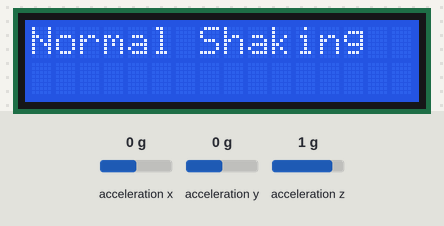
This sketch was run on a simulated Arduino Uno, built with avr-gcc and run on an emulated ATmega328P. Shown: 16×2 character LCD. The inputs (shaded band) are chosen by the test bench; at power-on: acceleration x 0 g, acceleration y 0 g, acceleration z 1 g. What the sketch prints to the serial monitor is not drawn.

Above: at 1.9 s.
2.0 s: acceleration x set to -1.4 g
At 4.4 s:
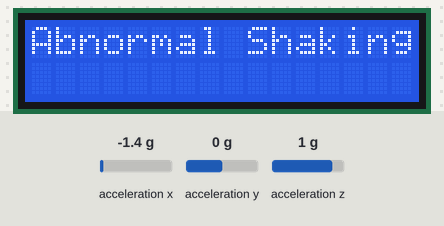
5.0 s: acceleration x set to -0.8 g
At 7.7 s:
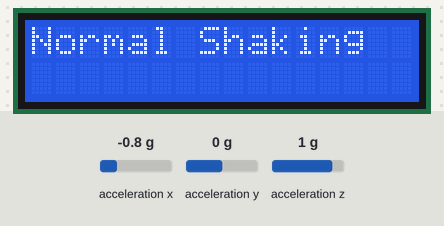
8.0 s: acceleration x set to 1.4 g
At 10.1 s:
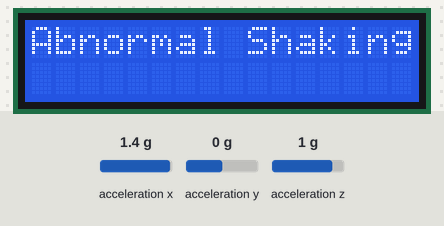
Timing chart, 0 to 11.6 s (numbered marks = the images above; inputs shaded):
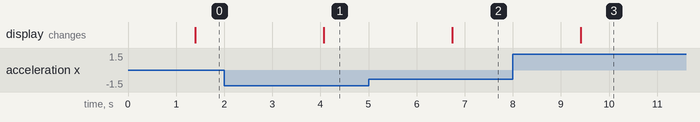

The sketch:

K_Nearest_Neighbors_Vending_Machine.ino
```cpp
#include <Arduino.h>
#include <math.h>
#include <LiquidCrystal.h>
#include "Object.h"

#include <Wire.h>
#include <SPI.h>
#include <Adafruit_LIS3DH.h>
#include <Adafruit_Sensor.h>

// LCD Screen
const int rs = 12, en = 11, d4 = 5, d5 = 4, d6 = 3, d7 = 2;
LiquidCrystal lcd(rs, en, d4, d5, d6, d7);
String lcd_current = "";

// Accelerometer
Adafruit_LIS3DH lis = Adafruit_LIS3DH();

// Category definitions
const int NUM_OF_CATEGORIES = 2;
String ObjectCategories[NUM_OF_CATEGORIES] = {"Normal Shaking", "Abnormal Shaking"};

// Used for test code
int test_num = 0;

// Sensor MIN/MAX Values
const float x_accel_diff_MIN = -10;
const float x_accel_diff_MAX = 10;

const float y_accel_diff_MIN = -10;
const float y_accel_diff_MAX = 10;

const float z_accel_diff_MIN = -12;
const float z_accel_diff_MAX = 7.5;

// Define Accelerometer Variables
float x_resting_avg;
float y_resting_avg;
float z_resting_avg;

float x_tolerance;
float y_tolerance;
float z_tolerance;

// Number of values to detect
const int length_detect_values = 100;

// Amount of time between values (ms)
const int time_between_values = 10;

// K Nearest Neighbors
#define K_Parameter 3

// Setup knownObjects
#define NUM_OF_KNOWN_OBJECTS 8
Object knownObjects[NUM_OF_KNOWN_OBJECTS];

// Rescale a value to 0-1 range
float RescaleValue(float value, const float min, const float max) {
    return (value-min)/(max-min);
}

// Rescale object features
Object RescaleObject(Object object) {
    Object rescaledObject;
    rescaledObject.category = object.category;
    rescaledObject.x_accel_diff = RescaleValue(object.x_accel_diff, x_accel_diff_MIN, x_accel_diff_MAX);
    rescaledObject.y_accel_diff = RescaleValue(object.y_accel_diff, y_accel_diff_MIN, y_accel_diff_MAX);
    rescaledObject.z_accel_diff = RescaleValue(object.z_accel_diff, z_accel_diff_MIN, z_accel_diff_MAX);
    return rescaledObject;
}

// Add an object to the known objects array
void AddToKnownObjects(int i, String category, float x_accel_diff, float y_accel_diff, float z_accel_diff) {
    knownObjects[i].category = category;
    knownObjects[i].x_accel_diff = x_accel_diff;
    knownObjects[i].y_accel_diff = y_accel_diff;
    knownObjects[i].z_accel_diff = z_accel_diff;
    knownObjects[i] = RescaleObject(knownObjects[i]);
}

// Insert all Known objects into the array
void PopulateKnownObjects() {
    // Even indices for "Normal Shaking"
    AddToKnownObjects(0, "Normal Shaking", 0.26, 0.15, 0.27);
    AddToKnownObjects(2, "Normal Shaking", 0.31, 0.74, 1.11);
    AddToKnownObjects(4, "Normal Shaking", 0.19, 2.46, 2.35);
    AddToKnownObjects(6, "Normal Shaking", 0.29, 2.47, 1.59);

    // Odd indices for "Abnormal Shaking"
    AddToKnownObjects(1, "Abnormal Shaking", 4.74, 1.60, 6.74);
    AddToKnownObjects(3, "Abnormal Shaking", 2.06, 4.61, 12.33);
    AddToKnownObjects(5, "Abnormal Shaking", 6.31, 2.11, 8.31);
    AddToKnownObjects(7, "Abnormal Shaking", 3.82, 4.42, 8.67);
}

/* PHASE 1: FEATURE EXTRACTION */

// Takes the features from the current object and converts them to strings and integers
Object FeatureExtraction() {
    Object inputObject;

    // Accelerometer set min/max
    float xMin = x_resting_avg - x_tolerance;
    float xMax = x_resting_avg + x_tolerance;

    float yMin = y_resting_avg - y_tolerance;
    float yMax = y_resting_avg + y_tolerance;

    float zMin = z_resting_avg - z_tolerance;
    float zMax = z_resting_avg + z_tolerance;

    // Accelerometer definitions
    float xTemp, yTemp, zTemp;

    // Get the max and min of x, y, and z for length_detect_values.
    for(int i = 0; i < length_detect_values; ++i) {
        lis.read();
        sensors_event_t event;
        lis.getEvent(&event);

        xTemp = event.acceleration.x;
        yTemp = event.acceleration.y;
        zTemp = event.acceleration.z;

        if(xTemp > xMax) {
            xMax = xTemp;
        }
        else if(xTemp < xMin) {
            xMin = xTemp;
        }

        if(yTemp > yMax) {
            yMax = yTemp;
        }
        else if(yTemp < yMin) {
            yMin = yTemp;
        }

        if(zTemp > zMax) {
            zMax = zTemp;
        }
        else if(xTemp < xMin) {
            zMin = zTemp;
        }
        delay(time_between_values);
    }

    // Calculate the difference between max and resting and min and resting.
    inputObject.x_accel_diff = abs(abs(xMin - x_resting_avg) - abs(xMax - x_resting_avg));
    inputObject.y_accel_diff = abs(abs(yMin - y_resting_avg) - abs(yMax - y_resting_avg));
    inputObject.z_accel_diff = abs(abs(zMin - z_resting_avg) - abs(zMax - z_resting_avg));

    Serial.print("X difference: "); Serial.println(inputObject.x_accel_diff);
    Serial.print("Y difference: "); Serial.println(inputObject.y_accel_diff);
    Serial.print("Z difference: "); Serial.println(inputObject.z_accel_diff);

    return RescaleObject(inputObject);
}

/* PHASE 2: CLASSIFICATION */

// Computes the euclidean distance between the known and the current object's features
float ComputeDistanceofObjects(Object object1, Object object2) {
    float x_accel_diff_dist = (object1.x_accel_diff - object2.x_accel_diff);
    float y_accel_diff_dist = (object1.y_accel_diff - object2.y_accel_diff);
    float z_accel_diff_dist = (object1.z_accel_diff - object2.z_accel_diff);
    float dist = pow(x_accel_diff_dist, 2) + pow(y_accel_diff_dist, 2) + pow(z_accel_diff_dist, 2);
    dist = sqrt(dist);
    return dist;
}

// Sorts all the provided distances from small to large
void Sort(float* distances, String* categories) {
    float temp_dist;
    String temp_category;
    for(int i = NUM_OF_KNOWN_OBJECTS - 1; i >= 0; --i) {
        for(int j = 0; j < i; ++j) {
            if(distances[i] < distances[j]) {
                temp_dist = distances[i];
                distances[i] = distances[j];
                distances[j] = temp_dist;
                temp_category = categories[i];
                categories[i] = categories[j];
                categories[j] = temp_category;
            }
        }
    }
}

// Implementation of KNN algorithm
// It takes an input object and a list of known objects and predicts the category of the input object.
String ClassifyKNN(Object inputObject, Object knownObjects[]) {
    int count = 0;
    int max_count = 0;
    String most_frequent_category;

    Object kNearestObjects[K_Parameter];
    float distances[NUM_OF_KNOWN_OBJECTS];
    String categories[NUM_OF_KNOWN_OBJECTS];

    // Compute the distance of each known object to the input object
    for(int i = 0; i < NUM_OF_KNOWN_OBJECTS; ++i) {
        distances[i] = ComputeDistanceofObjects(inputObject, knownObjects[i]);
        categories[i] = knownObjects[i].category;
    }

    // Sort distances in ascending order
    Sort(distances, categories);

    // Find out which object type occurs most frequently
    for(int i = 0; i < NUM_OF_CATEGORIES; ++i) {
        count = 0;
        for(int j = 0; j < K_Parameter; ++j) {
            if(categories[j] == ObjectCategories[i]) {
                count++;
            }
        }
        if(count > max_count) {
            max_count = count;
            most_frequent_category = ObjectCategories[i];
        }
    }

    return most_frequent_category;
}

/* PHASE 3: ACTUATION */

// Prints the type of object that is being passed through the project
void Actuation(String category) {
    if(category != "") {
        for(int i = 0; i < NUM_OF_CATEGORIES; ++i) {
            if(category == ObjectCategories[i]) {
                Serial.println(category);

                // If the category has changed, print the new category to LCD
                if(lcd_current != category) {
                  lcd.setCursor(0,0);
                  lcd.print("                ");
                  lcd.setCursor(0,0);
                  lcd.print(category);
                  delay(500);
                  lcd_current = category;
                }
            }
        }
    }
}

// Accelerometer Calibration
void CalibrateSystem() {
    Serial.println("Calibrating System, do not move machine.");

    float x_sum = 0;
    float y_sum = 0;
    float z_sum = 0;
    float x_min, x_max, y_min, y_max, z_min, z_max;
    float x_temp, y_temp, z_temp;

    lis.read();

    sensors_event_t event;
    lis.getEvent(&event);

    x_min = event.acceleration.x;
    x_max = event.acceleration.x;
    y_min = event.acceleration.y;
    y_max = event.acceleration.y;
    z_min = event.acceleration.z;
    z_max = event.acceleration.z;

    for(int i = 0; i < 50; ++i) {
        lis.read();

        sensors_event_t event;
        lis.getEvent(&event);

        x_temp = event.acceleration.x;
        y_temp = event.acceleration.y;
        z_temp = event.acceleration.z;

        if(x_temp > x_max) {
            x_max = x_temp;
        }
        else if(x_temp < x_min) {
            x_min = x_temp;
        }
        if(y_temp > y_max) {
            y_max = y_temp;
        }
        else if(y_temp < y_min) {
            y_min = y_temp;
        }
        if(z_temp > z_max) {
            z_max = z_temp;
        }
        else if(z_temp < z_min) {
            z_min = z_temp;
        }

        x_sum += x_temp;
        y_sum += y_temp;
        z_sum += z_temp;
    }
    x_resting_avg = x_sum / 50;
    y_resting_avg = y_sum / 50;
    z_resting_avg = z_sum / 50;

    // Tolerance will be absolute difference between min and max value / 2, so that the acceptable resting range is the measured resting min and max.
    x_tolerance = abs(x_min - x_max)/2;
    y_tolerance = abs(y_min - y_max)/2;
    z_tolerance = abs(z_min - z_max)/2;

    Serial.println("System Calibrated");
    Serial.print("X resting avg: "); Serial.println(x_resting_avg);
    Serial.print("Y resting avg: "); Serial.println(y_resting_avg);
    Serial.print("Z resting avg: "); Serial.println(z_resting_avg);
    Serial.print("X tolerance: "); Serial.println(x_tolerance);
    Serial.print("Y tolerance: "); Serial.println(y_tolerance);
    Serial.print("Z tolerance: "); Serial.println(z_tolerance);
}

void setup() {
    Serial.begin(9600);

    PopulateKnownObjects();

    // LCD Screen
    lcd.begin(16,2);

    // Accelerometer
    if (! lis.begin(0x18)) {
        Serial.println("Couldnt start");
        while (1);
    }
    Serial.println("LIS3DH found!");

    lis.setRange(LIS3DH_RANGE_2_G);

    CalibrateSystem();
}

// Can be used to test objects without sensors
// Need to change loop() to use this.
/*
Object testCode(int& test_num) {
    Object inputObject;

    Serial.print("Test num: ");
    Serial.println(test_num);

    switch(test_num) {
      case 0: {
        inputObject.x_accel_diff = 0.26;
        inputObject.y_accel_diff = 0.15;
        inputObject.z_accel_diff = 0.27;
        inputObject = RescaleObject(inputObject);
        test_num++;
        break;
      }
      case 1: {
        inputObject.x_accel_diff = 4.74;
        inputObject.y_accel_diff = 1.60;
        inputObject.z_accel_diff = 6.74;
        inputObject = RescaleObject(inputObject);
        test_num++;
        break;
      }
      case 2: {
        inputObject.x_accel_diff = 0.31;
        inputObject.y_accel_diff = 0.74;
        inputObject.z_accel_diff = 1.11;
        inputObject = RescaleObject(inputObject);
        test_num++;
        break;
      }
      case 3: {
        inputObject.x_accel_diff = 2.06;
        inputObject.y_accel_diff = 4.61;
        inputObject.z_accel_diff = 12.33;
        inputObject = RescaleObject(inputObject);
        test_num = 0;
        break;
      }
      default:
        break;
    }
    Serial.print("Test num: ");
    Serial.println(test_num);

    return inputObject;
}
*/

void loop() {
    String closest_object_category;

    Object inputObject = FeatureExtraction();

    closest_object_category = ClassifyKNN(inputObject, knownObjects);

    Actuation(closest_object_category);

    delay(1000);

    // Test Code without sensors
    // Comment out above code
    /*
    String closest_object_category;

    Object inputObject = testCode(test_num);

    closest_object_category = ClassifyKNN(inputObject, knownObjects);

    Actuation(closest_object_category);

    delay(1000);
    */
}
```

Object.h
```cpp
#ifndef __Object__
#define __Object__

#include "Arduino.h"

typedef struct {
    String category;
    float x_accel_diff;
    float y_accel_diff;
    float z_accel_diff;
} Object;

#endif
```

Measured:
- after the input at 2.0 s, the display: changes after 2.1 s (image 1)
- after the input at 5.0 s, the display: changes after 1.7 s (image 2)
- after the input at 8.0 s, the display: changes after 1.4 s (image 3)
